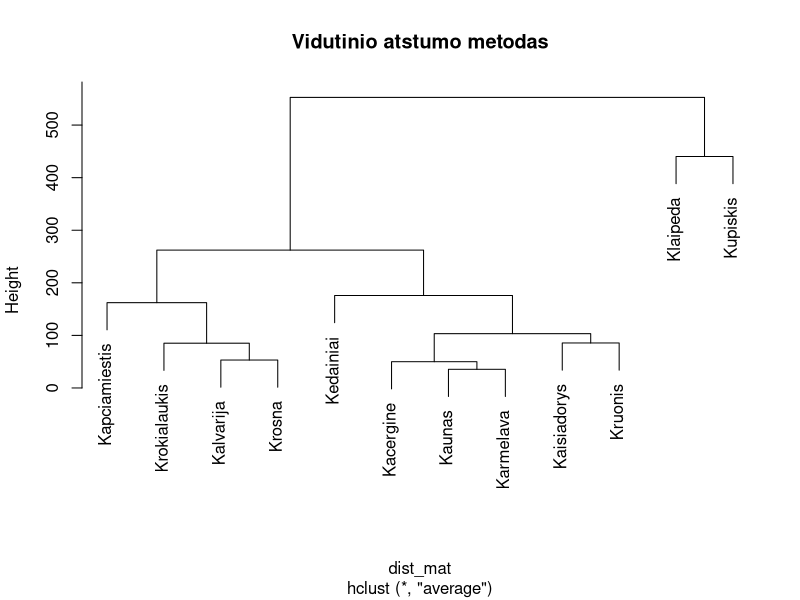
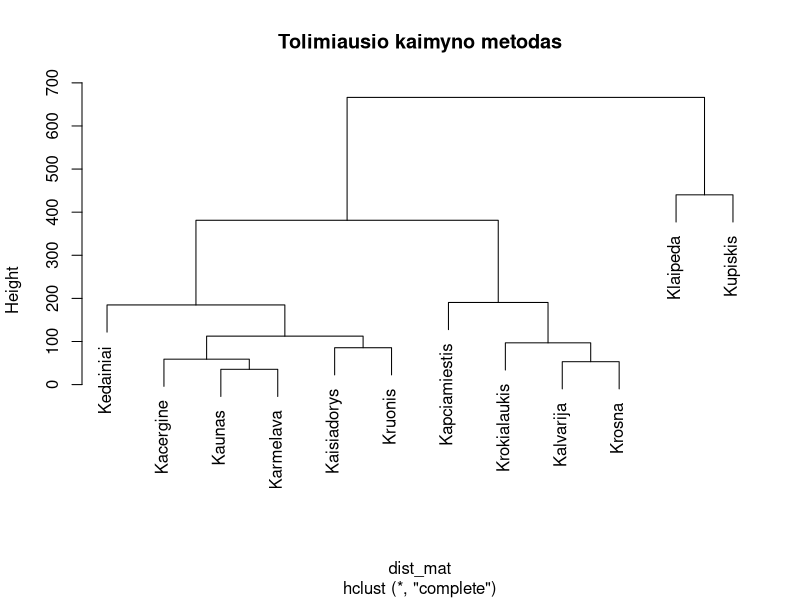
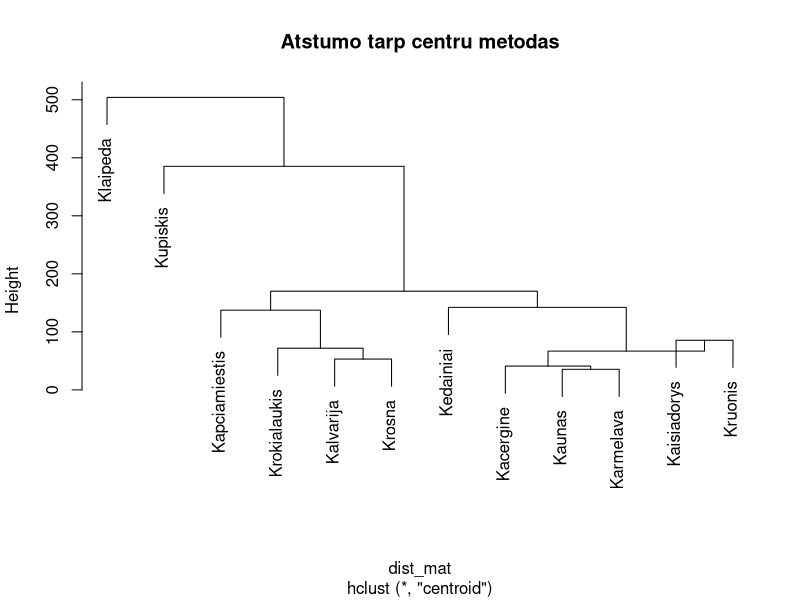
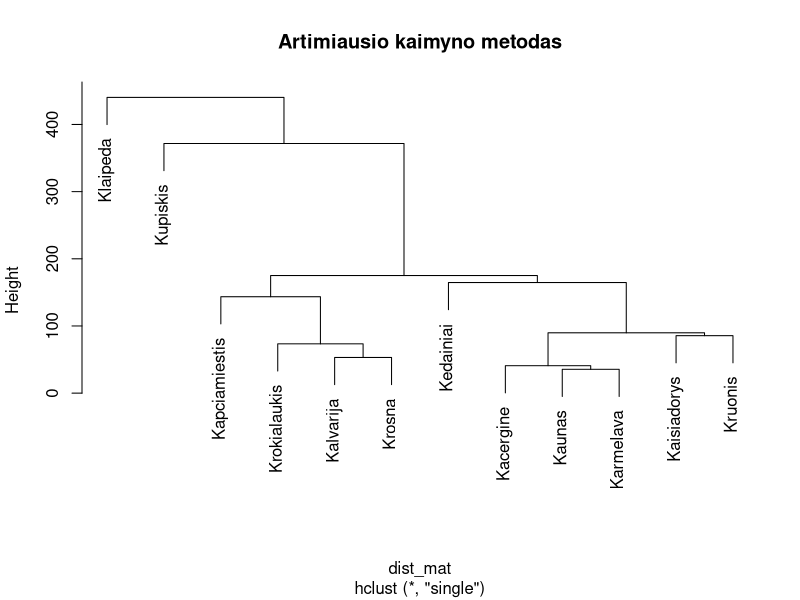
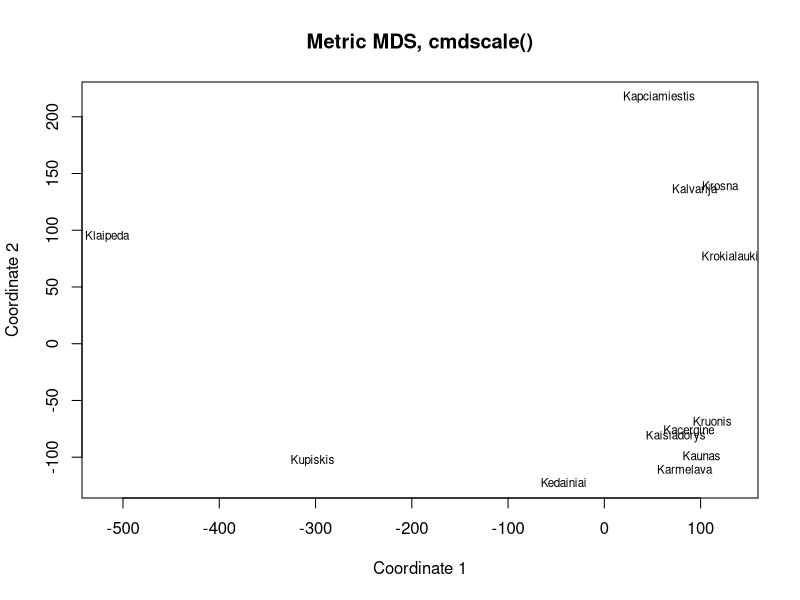
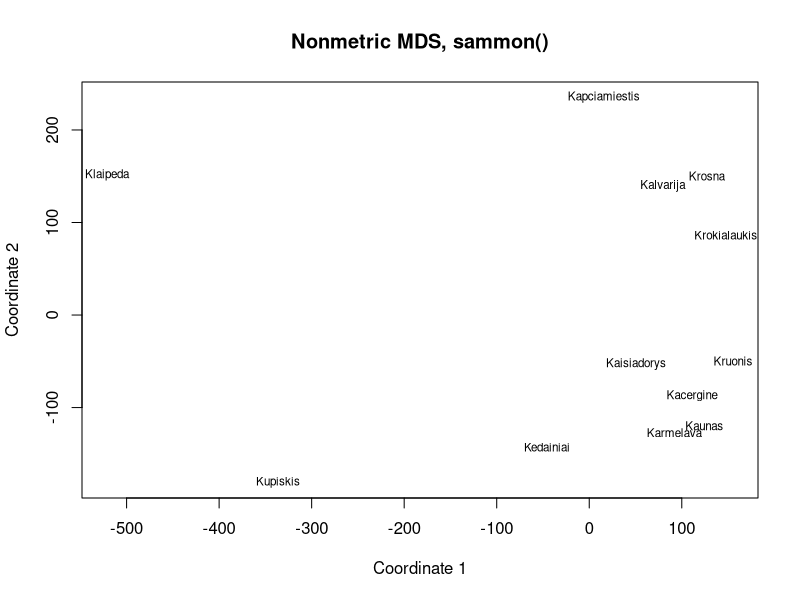
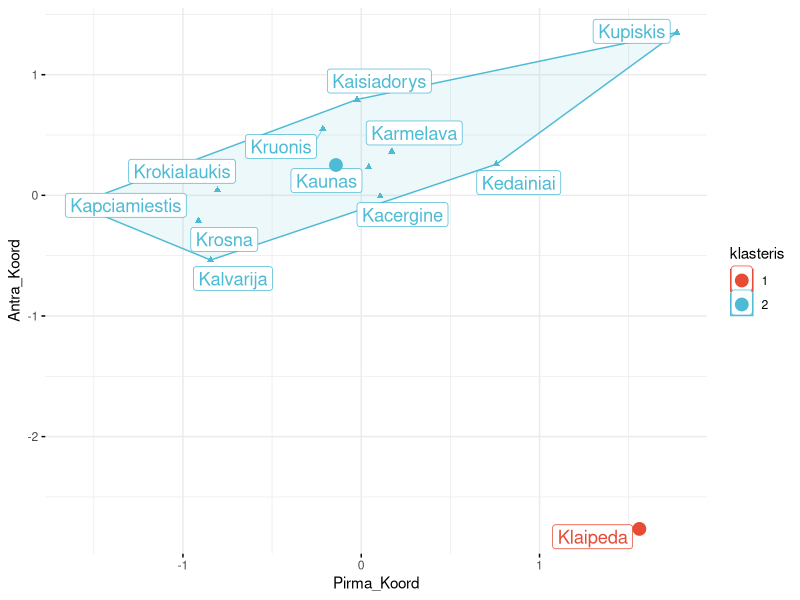
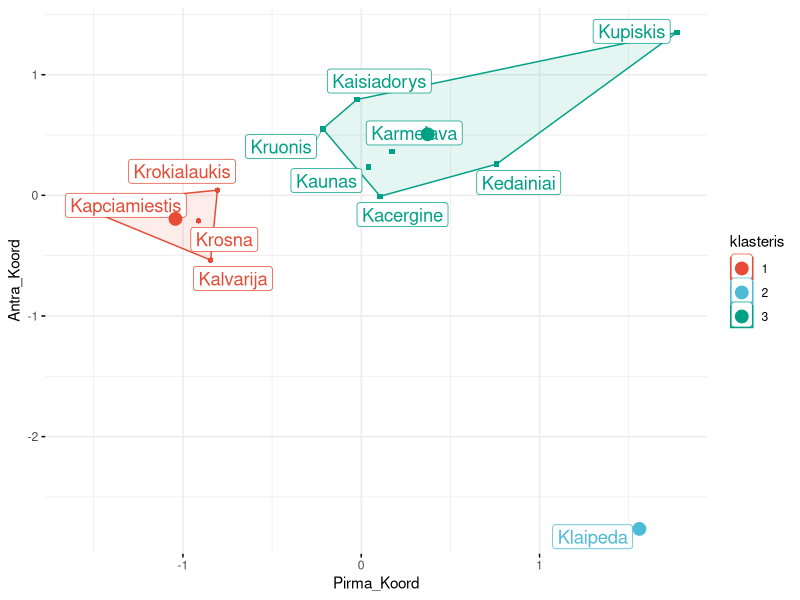

Reproduce these figures in R, in order.
## ---- chunk 1
knitr::opts_chunk$set(echo = TRUE, warning = FALSE, message = FALSE)
## ---- chunk 2
library(openxlsx)

atstumai <- read.xlsx("atstumai.xlsx", rowNames = TRUE)

knitr::kable(atstumai)
## ---- chunk 3

dist_mat <- dist(atstumai, method = "euclidean")
hclust_average <- hclust(dist_mat, method = "average")
hclust_complete <- hclust(dist_mat, method = "complete")
hclust_centroid <- hclust(dist_mat, method = "centroid")
hclust_single <- hclust(dist_mat, method = "single")


plot(hclust_average, main = "Vidutinio atstumo metodas")
plot(hclust_complete, main = "Tolimiausio kaimyno metodas")
plot(hclust_centroid, main = "Atstumo tarp centru metodas")
plot(hclust_single, main = "Artimiausio kaimyno metodas")
## ---- chunk 4
# Metric MDS
fit <- cmdscale(dist_mat)
fit
# plot solution
plot(fit, xlab="Coordinate 1", ylab="Coordinate 2", main="Metric MDS, cmdscale()", type="n")
text(fit, labels = colnames(atstumai), cex=.7)
## ---- chunk 5
library(MASS)
# Sammon
fit <- sammon(dist_mat)
fit 
# plot solution
plot(fit$points, xlab="Coordinate 1", ylab="Coordinate 2", main="Nonmetric MDS, sammon()", type="n")
text(fit$points, labels = colnames(atstumai), cex=.7) 
## ---- chunk 6
p1 <- p2 <- p3 <- 1/3

m1 <- c(0, 0, 0)
m2 <- c(-9, -5, 1)
m3 <- c(3.99618, 0, 6.930407)

R1 <- matrix(
  c(
    3.8571, 0, -0.2162,
    0, 8.344, 0,
    -0.2162, 0, 4.8989
  ),
  nrow = 3, ncol = 3
)
R2 <- matrix(
  c(
    3.83, 2.281, 0,
    2.281, 3.55, 0,
    0, 0, 7.573
  ),
  nrow = 3, ncol = 3
)
R3 <- matrix(
  c(
    9.935, 0, 0,
    0, 7.6078, -0.3615,
    0, -0.3615, 7.7082
  ),
  nrow = 3, ncol = 3
)
## ---- chunk 7
library(mvtnorm)
library(mclust)

n1 <- sum(runif(100) < p1)
n2 <- sum(runif(100) < p1)
n3 <- 100 - n1 - n2

gauso_ad_100 <- rbind(rmvnorm(n1, m1, R1), rmvnorm(n2, m2, R2), rmvnorm(n3, m3, R3))

n1 <- sum(runif(500) < p1)
n2 <- sum(runif(500) < p1)
n3 <- 500 - n1 - n2

gauso_ad_500 <- rbind(rmvnorm(n1, m1, R1), rmvnorm(n2, m2, R2), rmvnorm(n3, m3, R3))

n1 <- sum(runif(3000) < p1)
n2 <- sum(runif(3000) < p1)
n3 <- 3000 - n1 - n2

gauso_ad_3000 <- rbind(rmvnorm(n1, m1, R1), rmvnorm(n2, m2, R2), rmvnorm(n3, m3, R3))
## ---- chunk 8
# Klasterizavimas
fit <- Mclust(gauso_ad_100)

# Rezultatai
fit$BIC
fit$parameters
## ---- chunk 9
# Klasterizavimas
fit <- Mclust(gauso_ad_500)

# Rezultatai
fit$BIC
fit$parameters
## ---- chunk 10
# Klasterizavimas
fit <- Mclust(gauso_ad_3000)

# Rezultatai
fit$BIC
fit$parameters
## ---- chunk 11
library(dplyr)
koordinates <- read.xlsx("koordinates.xlsx", rowNames = TRUE) %>% 
   mutate_all(as.numeric)

knitr::kable(koordinates)

koordinates <- scale(koordinates)

knitr::kable(koordinates)
## ---- chunk 12
library(ggpubr)
library(tibble)
kmeans_2 <- kmeans(koordinates, centers = 2)
df <- koordinates %>% 
   as.data.frame() %>% 
   rownames_to_column("Miestas") %>% 
   bind_cols(klasteris = factor(kmeans_2$cluster))

ggscatter(
  df, x = "Pirma_Koord", y = "Antra_Koord", 
  color = "klasteris", palette = "npg", ellipse = TRUE, ellipse.type = "convex",
  shape = "klasteris", size = 1.5,  legend = "right", ggtheme = theme_minimal(),
  label = "Miestas", repel = TRUE, label.rectangle = TRUE, font.label = c(14)
) +
  stat_mean(aes(color = klasteris), size = 4)
## ---- chunk 13
kmeans_3 <- kmeans(koordinates, centers = 3)
df <- koordinates %>% 
   as.data.frame() %>% 
   rownames_to_column("Miestas") %>% 
   bind_cols(klasteris = factor(kmeans_3$cluster))

ggscatter(
  df, x = "Pirma_Koord", y = "Antra_Koord", 
  color = "klasteris", palette = "npg", ellipse = TRUE, ellipse.type = "convex",
  shape = "klasteris", size = 1.5,  legend = "right", ggtheme = theme_minimal(),
  label = "Miestas", repel = TRUE, label.rectangle = TRUE, font.label = c(14)
) +
  stat_mean(aes(color = klasteris), size = 4)
## ---- chunk 14
kmeans_4 <- kmeans(koordinates, centers = 4)
df <- koordinates %>% 
   as.data.frame() %>% 
   rownames_to_column("Miestas") %>% 
   bind_cols(klasteris = factor(kmeans_4$cluster))

ggscatter(
  df, x = "Pirma_Koord", y = "Antra_Koord", 
  color = "klasteris", palette = "npg", ellipse = TRUE, ellipse.type = "convex",
  shape = "klasteris", size = 1.5,  legend = "right", ggtheme = theme_minimal(),
  label = "Miestas", repel = TRUE, label.rectangle = TRUE, font.label = c(14)
) +
  stat_mean(aes(color = klasteris), size = 4)
## ---- chunk 15
kmeans_5 <- kmeans(koordinates, centers = 5)
df <- koordinates %>% 
   as.data.frame() %>% 
   rownames_to_column("Miestas") %>% 
   bind_cols(klasteris = factor(kmeans_5$cluster))

ggscatter(
  df, x = "Pirma_Koord", y = "Antra_Koord", 
  color = "klasteris", palette = "npg", ellipse = TRUE, ellipse.type = "convex",
  shape = "klasteris", size = 1.5,  legend = "right", ggtheme = theme_minimal(),
  label = "Miestas", repel = TRUE, label.rectangle = TRUE, font.label = c(14)
) +
  stat_mean(aes(color = klasteris), size = 4)
## ---- chunk 16
kmeans_2 <- kmeans(gauso_ad_500, centers = 2)
kmeans_3 <- kmeans(gauso_ad_500, centers = 3)
kmeans_4 <- kmeans(gauso_ad_500, centers = 4)
kmeans_5 <- kmeans(gauso_ad_500, centers = 5)
## ---- chunk 17
df <- gauso_ad_500 %>% 
   as.data.frame() %>% 
   bind_cols(klasteris = factor(kmeans_2$cluster))

ggscatter(
  df, x = "V1", y = "V2", 
  color = "klasteris", palette = "npg", ellipse = TRUE, ellipse.type = "convex",
  shape = "klasteris", size = 1.5,  legend = "right", ggtheme = theme_minimal()
) +
  stat_mean(aes(color = klasteris), size = 4)
## ---- chunk 18
df <- gauso_ad_500 %>% 
   as.data.frame() %>% 
   bind_cols(klasteris = factor(kmeans_3$cluster))

ggscatter(
  df, x = "V1", y = "V2", 
  color = "klasteris", palette = "npg", ellipse = TRUE, ellipse.type = "convex",
  shape = "klasteris", size = 1.5,  legend = "right", ggtheme = theme_minimal()
) +
  stat_mean(aes(color = klasteris), size = 4)
## ---- chunk 19
df <- gauso_ad_500 %>% 
   as.data.frame() %>% 
   bind_cols(klasteris = factor(kmeans_4$cluster))

ggscatter(
  df, x = "V1", y = "V2", 
  color = "klasteris", palette = "npg", ellipse = TRUE, ellipse.type = "convex",
  shape = "klasteris", size = 1.5,  legend = "right", ggtheme = theme_minimal()
) +
  stat_mean(aes(color = klasteris), size = 4)
## ---- chunk 20
df <- gauso_ad_500 %>% 
   as.data.frame() %>% 
   bind_cols(klasteris = factor(kmeans_5$cluster))

ggscatter(
  df, x = "V1", y = "V2", 
  color = "klasteris", palette = "npg", ellipse = TRUE, ellipse.type = "convex",
  shape = "klasteris", size = 1.5,  legend = "right", ggtheme = theme_minimal()
) +
  stat_mean(aes(color = klasteris), size = 4)
## ---- chunk 21
kvad_sumos <- NULL
klasteriai <- 1:10

for(i in 1:length(klasteriai)){
   kvad_sumos[i] <- kmeans(gauso_ad_500, centers = i)$tot.withinss
}

plot(klasteriai, kvad_sumos, type = "l")
